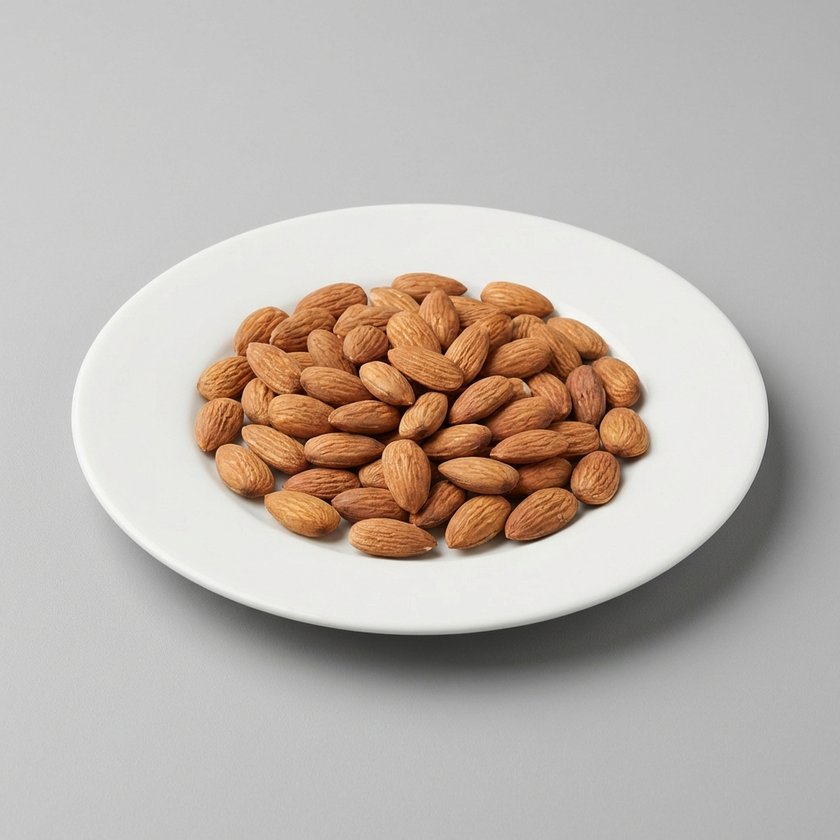
#> input picture rendered_images/almonds.png, 840 x 840 px, shrunk from 1024 x 1024 before the run
$ python extract_visual_features.py --stimuli-dir ../rendered_images
#> lines starting #> are read from the running program, lines starting #| are printed output that depends on the picture
#> in main, img is the input picture: shape (840, 840, 3); mean B, G, R 173.8, 180.6, 189.3
#!/usr/bin/env python3
"""
VISUAL METRICS EXTRACTION SCRIPT

DESCRIPTION
-----------
This script processes images and computes low-level (ll_) visual features
matching the original FoodTriplet-Analysis baseline mathematical computations.

Usage:
  python src/extract_visual_features.py --stimuli-dir rendered_images/
"""

import os
import argparse
import cv2
import numpy as np
import pandas as pd
from tqdm import tqdm
from pathlib import Path
from sklearn.decomposition import PCA

HAS_OPENPYXL = True
try:
    from openpyxl import load_workbook
    from openpyxl.styles import PatternFill, Font, Alignment
    from openpyxl.utils import get_column_letter
except Exception:
    HAS_OPENPYXL = False

EXPECTED_COLS = [
    "filename",
    "ll_mean_luminance", "ll_rms_contrast",
    "ll_lab_L_mean", "ll_lab_L_std", "ll_lab_a_mean", "ll_lab_a_std",
    "ll_lab_b_mean", "ll_lab_b_std", "ll_hsv_s_mean", "ll_edge_energy"
] + [f"ll_hog_pc{j+1:02d}" for j in range(10)]


def compute_legacy_ll_metrics(image_bgr):
    from skimage.color import rgb2gray, rgb2lab, rgb2hsv
    from skimage.filters import sobel
    from skimage.feature import hog

    # BGR to RGB
    rgb = cv2.cvtColor(image_bgr, cv2.COLOR_BGR2RGB)

    # Skimage float32 normalization
    rgb_float = rgb.astype(np.float32) / 255.0

    gray = rgb2gray(rgb_float).astype(np.float32)
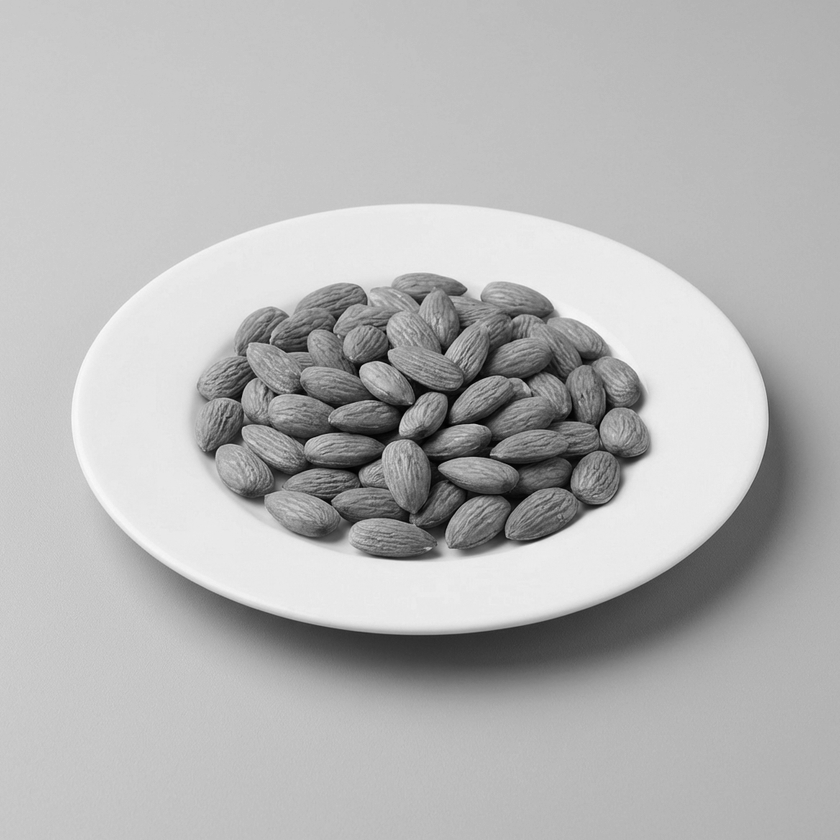
#> gray: shape (840, 840) float32; min 0.00781, max 0.978, mean 0.714
    mean_lum = float(np.mean(gray))
#> mean_lum = 0.714
    rms_contrast = float(np.std(gray))
#> rms_contrast = 0.176

    lab = rgb2lab(rgb_float).astype(np.float32)
#> lab: shape (840, 840, 3) float32; mean of channels 0, 1, 2 73.8, 2.7, 5.2
    L = lab[..., 0]
    a = lab[..., 1]
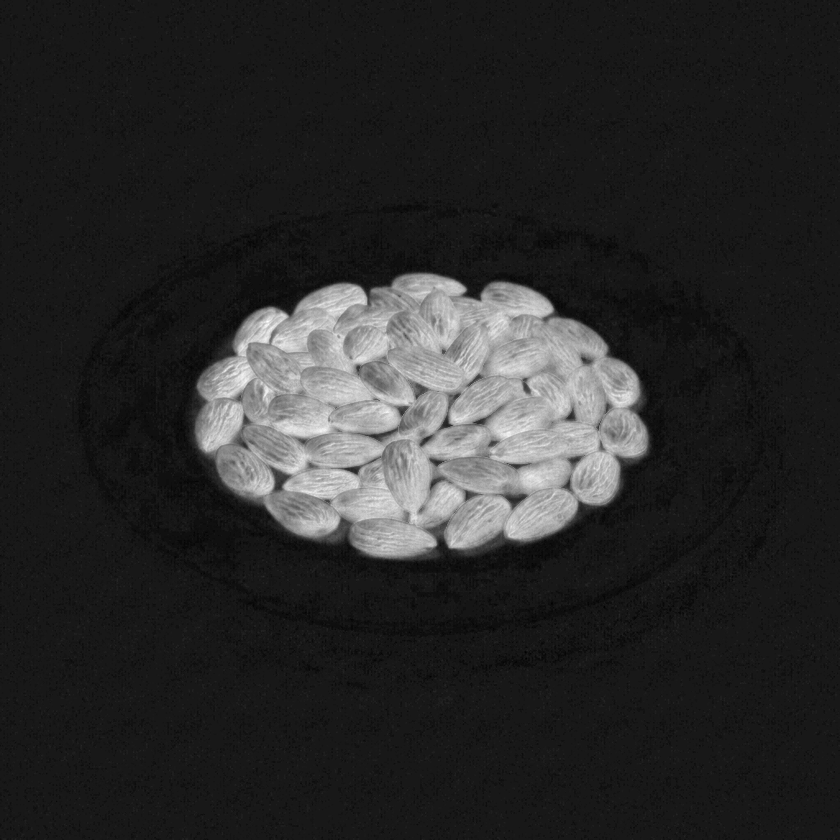
#> a: shape (840, 840) float32; min -3.64, max 34.61, mean 2.7; drawn with min black and max white
    b = lab[..., 2]
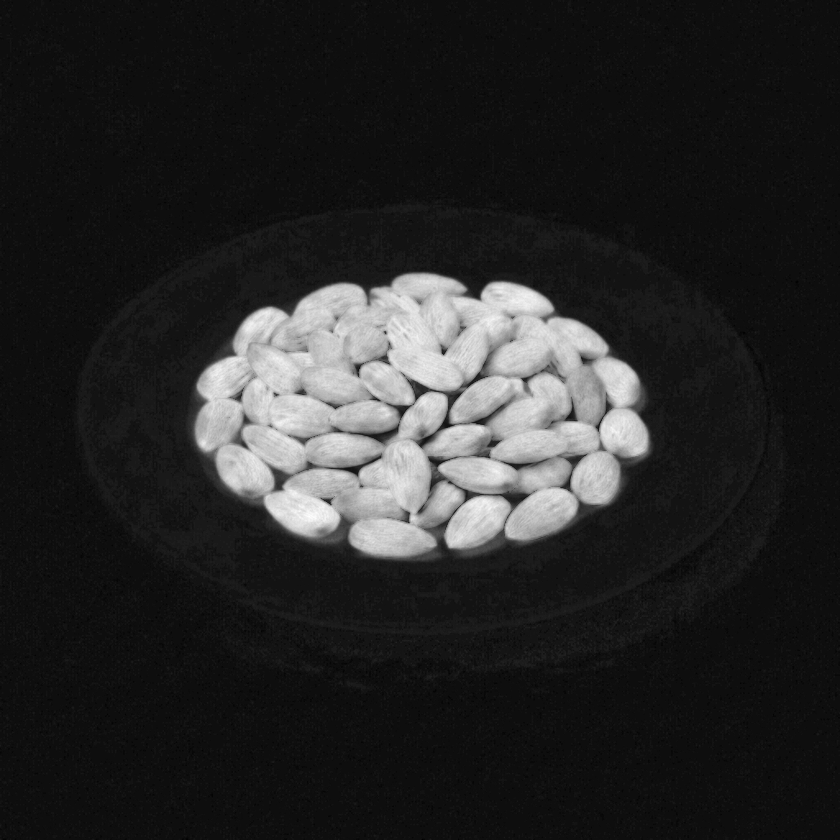
#> b: shape (840, 840) float32; min -2.9, max 48.6, mean 5.2; drawn with min black and max white

    hsv = rgb2hsv(rgb_float).astype(np.float32)
#> hsv: shape (840, 840, 3) float32; mean of channels 0, 1, 2 0.142, 0.0987, 0.742
    s = hsv[..., 1]
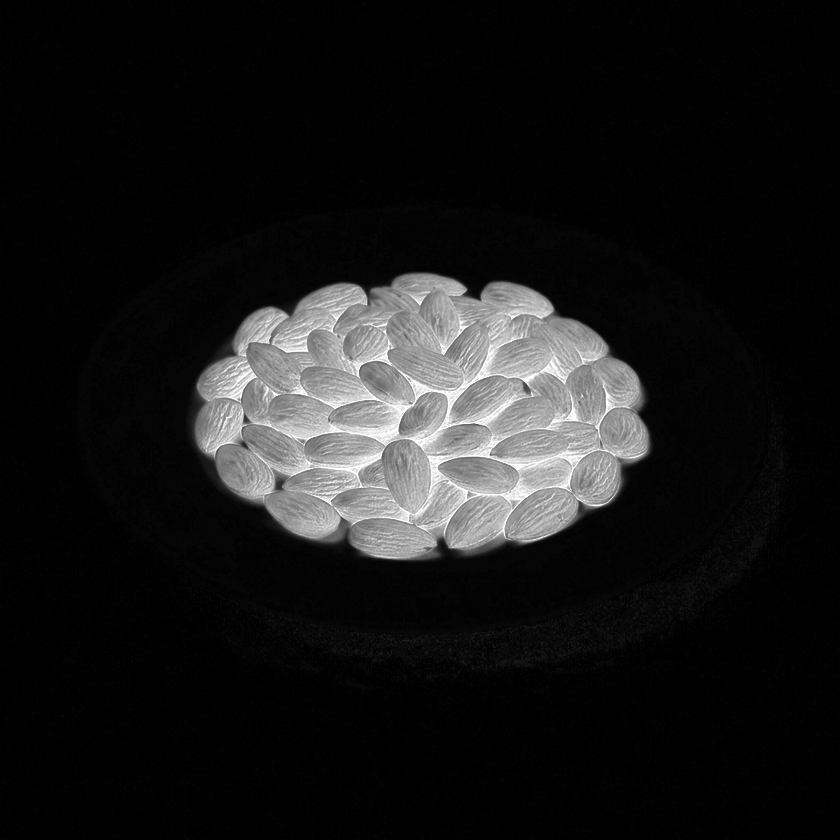
#> s: shape (840, 840) float32; min 0, max 1, mean 0.0986

    edge_energy = float(np.mean(np.abs(sobel(gray))))
#> edge_energy = 0.0161

    hog_feat = hog(
        gray,
        orientations=9,
        pixels_per_cell=(16, 16),
        cells_per_block=(2, 2),
        block_norm="L2-Hys",
        feature_vector=True,
    ).astype(np.float32)

    return {
        "ll_mean_luminance": mean_lum,
        "ll_rms_contrast": rms_contrast,
        "ll_lab_L_mean": float(np.mean(L)),
        "ll_lab_L_std": float(np.std(L)),
        "ll_lab_a_mean": float(np.mean(a)),
        "ll_lab_a_std": float(np.std(a)),
        "ll_lab_b_mean": float(np.mean(b)),
        "ll_lab_b_std": float(np.std(b)),
        "ll_hsv_s_mean": float(np.mean(s)),
        "ll_edge_energy": edge_energy,
        "hog_raw": hog_feat
    }


def style_excel_columns(xlsx_path):
    if not HAS_OPENPYXL: return
    wb = load_workbook(xlsx_path)
    ws = wb.active
    groups = {
        "filename": (["filename"], "D9D9D9"),
        "legacy_ll": (["ll_mean_luminance", "ll_rms_contrast", "ll_lab_L_mean", "ll_lab_L_std", "ll_lab_a_mean", "ll_lab_a_std", "ll_lab_b_mean", "ll_lab_b_std", "ll_hsv_s_mean", "ll_edge_energy"] + [f"ll_hog_pc{j+1:02d}" for j in range(10)], "E2EFDA"),
    }
    header_row = 1
    headers = {cell.value: idx+1 for idx, cell in enumerate(ws[header_row]) if cell.value is not None}
    ws.auto_filter.ref = ws.dimensions
    ws.freeze_panes = "A2"
    for cols, color in groups.values():
        fill = PatternFill(start_color=color, end_color=color, fill_type="solid")
        for colname in cols:
            if colname not in headers: continue
            col_letter = get_column_letter(headers[colname])
            cell = ws[f"{col_letter}{header_row}"]
            cell.fill, cell.font = fill, Font(bold=True)
            cell.alignment = Alignment(horizontal="center")
    for name, idx in headers.items():
        ws.column_dimensions[get_column_letter(idx)].width = max(12, len(str(name)) + 4)
    wb.save(xlsx_path)


def main():
    parser = argparse.ArgumentParser(description="Extract low-level visual features from images.")
    parser.add_argument("--stimuli-dir", type=str, required=True, help="Folder containing images.")
    parser.add_argument("--output-csv", type=str, default=None, help="Path to save CSV output. Defaults to <stimuli-dir>/visual_metrics.csv")
    parser.add_argument("--merge-canonical", action="store_true", help="Merge results into data/Foodpictures_information_dynamic.csv")
    parser.add_argument("--canonical-csv", type=str, default=None,
                        help="Override the path to Foodpictures_information_dynamic.csv used by "
                             "--merge-canonical. Use when outputs are directed to an external project.")
    parser.add_argument("--overwrite", action="store_true",
                        help="Replace ll_ values for ALL rows when merging. Default is incremental: "
                             "only rows with missing ll_ values (i.e. new stimuli) are filled, preserving "
                             "the canonical baseline values for existing items.")
    args = parser.parse_args()

    stimuli_dir = Path(args.stimuli_dir).resolve()
    if not args.output_csv:
        output_csv = stimuli_dir / "visual_metrics.csv"
    else:
        output_csv = Path(args.output_csv)

    print(f"[INFO] Processing images in: {stimuli_dir}")
    files = sorted([f for f in os.listdir(stimuli_dir) if f.lower().endswith((".png",".jpg",".jpeg"))])
    print(f"[INFO] Found {len(files)} images")

    results = []
    for fname in tqdm(files):
        path = stimuli_dir / fname
        img = cv2.imread(str(path))
        if img is None: continue
        row = {c: np.nan for c in EXPECTED_COLS}; row["filename"] = fname

        try:
            ll_feats = compute_legacy_ll_metrics(img)
#> ll_feats = 11 items
            for k, v in ll_feats.items():
                row[k] = v
#> this loop made 11 passes
#> (k, v) on passes 1 to 10: ('ll_mean_luminance', 0.714), ('ll_rms_contrast', 0.176), ('ll_lab_L_mean', 73.86), ('ll_lab_L_std', 16.83), ('ll_lab_a_mean', 2.72), ('ll_lab_a_std', 7.54), ('ll_lab_b_mean', 5.16), ('ll_lab_b_std', 11.89), ('ll_hsv_s_mean', 0.0986), ('ll_edge_energy', 0.0161)
#> k on pass 11: 'hog_raw'
#> after the loop, row = 22 items
        except Exception as e:
            print(f"Error computing legacy LL metrics on {fname}: {e}")

        results.append(row)
#> pass 2 of the loop in main, `for fname in tqdm(files):`:
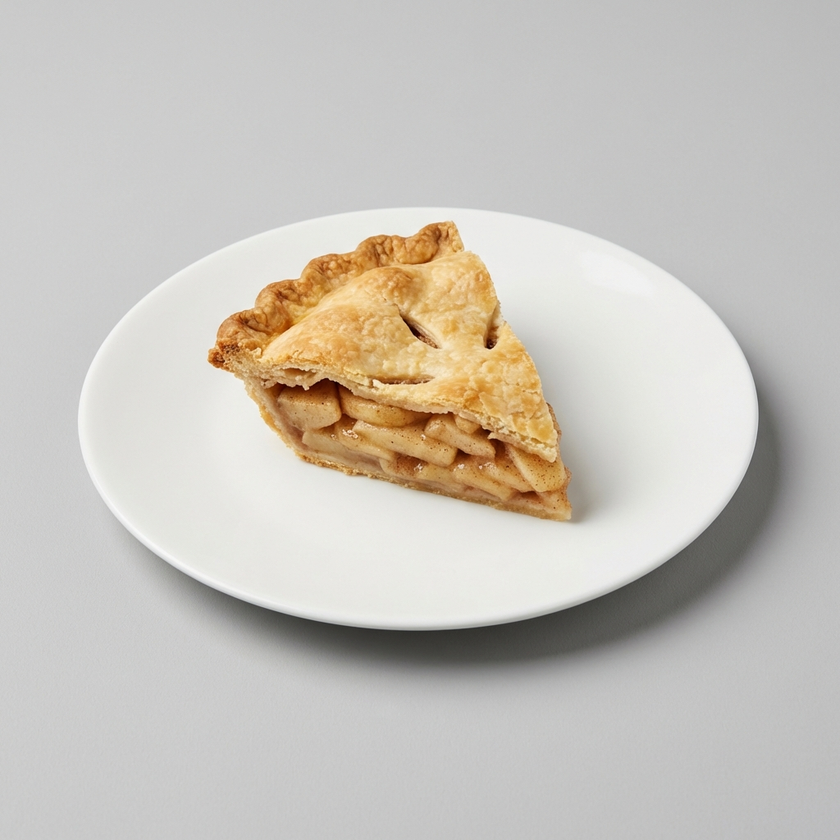
#> input picture rendered_images/apple-pie.png, 840 x 840 px, shrunk from 1024 x 1024 before the run
#> in main, img is the input picture: shape (840, 840, 3); mean B, G, R 188, 195.2, 199.8
#> in compute_legacy_ll_metrics (call 2), `gray = rgb2gray(rgb_float).astype(np.float32)`:
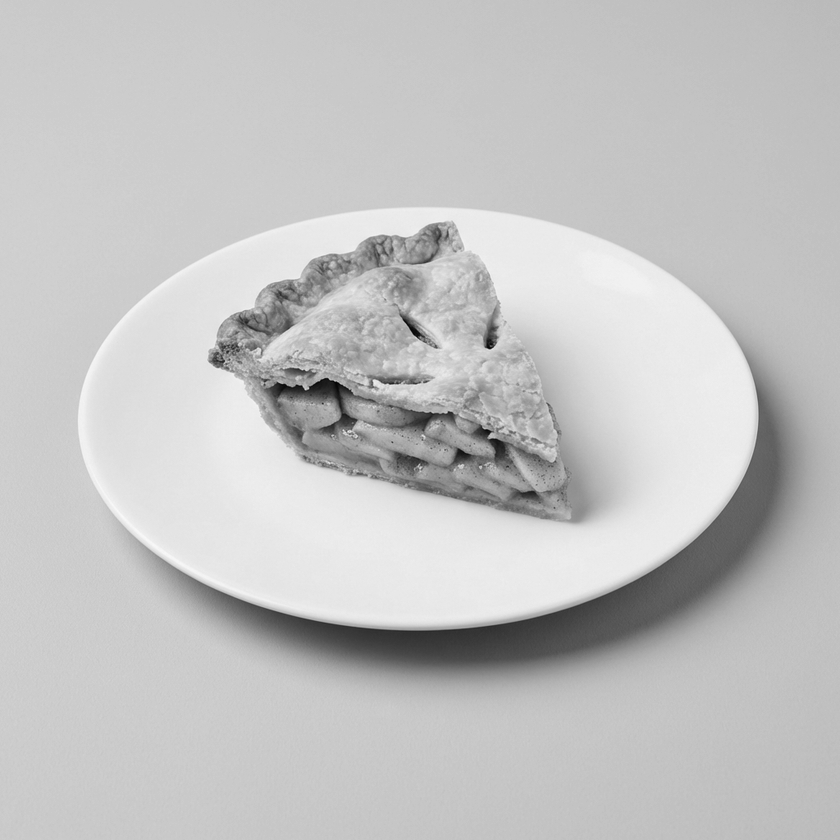
#> gray: shape (840, 840) float32; min 0.02, max 0.976, mean 0.767
#> mean_lum = 0.767
#> rms_contrast = 0.131
#> lab: shape (840, 840, 3) float32; mean of channels 0, 1, 2 78.9, 0.8, 4.4
#> hsv: shape (840, 840, 3) float32; mean of channels 0, 1, 2 0.16, 0.0641, 0.784
#> in compute_legacy_ll_metrics (call 2), `s = hsv[..., 1]`:
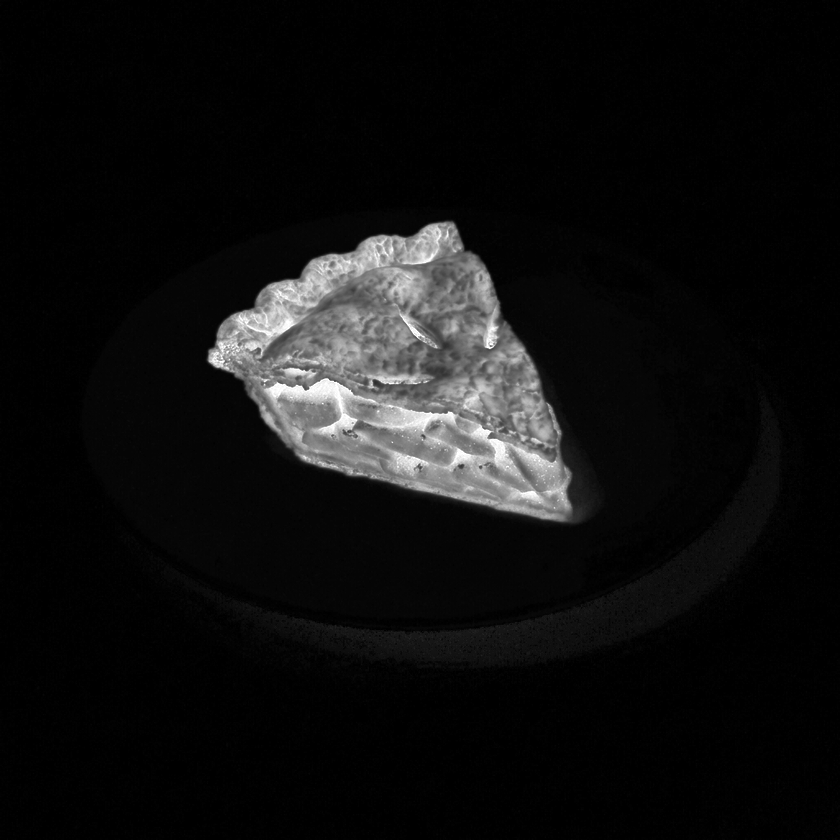
#> s: shape (840, 840) float32; min 0, max 1, mean 0.0641
#> edge_energy = 0.0105
#> the loop in main, `for k, v in ll_feats.items():` made 11 passes
#> (k, v) on passes 1 to 8: ('ll_mean_luminance', 0.767), ('ll_rms_contrast', 0.131), ('ll_lab_L_mean', 78.93), ('ll_lab_L_std', 12.47), ('ll_lab_a_mean', 0.847), ('ll_lab_a_std', 4.09), ('ll_lab_b_mean', 4.42), ('ll_lab_b_std', 11.58)

    # Perform PCA on HOG features across all images
    hog_raws = []
    valid_mask = []
    for r in results:
        if 'hog_raw' in r and isinstance(r['hog_raw'], np.ndarray):
            hog_raws.append(r['hog_raw'])
            valid_mask.append(True)
        else:
            hog_raws.append(np.zeros(1))
            valid_mask.append(False)
#> this loop made 2 passes
#> after the loop, hog_raws = 2 items; valid_mask = [True, True]

    if sum(valid_mask) > 5:
        X = np.array([h for m, h in zip(valid_mask, hog_raws) if m])
        from sklearn.preprocessing import StandardScaler
        scaler = StandardScaler()
        X_scaled = scaler.fit_transform(X)

        n_pcs = min(10, X_scaled.shape[0], X_scaled.shape[1])
        pca = PCA(n_components=n_pcs, random_state=0)
        X_pca = pca.fit_transform(X_scaled)

        pca_idx = 0
        for i, m in enumerate(valid_mask):
            for j in range(10):
                col_name = f"ll_hog_pc{j+1:02d}"
                if m and j < n_pcs:
                    results[i][col_name] = float(X_pca[pca_idx, j])
                else:
                    results[i][col_name] = np.nan
            if m:
                pca_idx += 1
    else:
        for i in range(len(results)):
            for j in range(10):
                results[i][f"ll_hog_pc{j+1:02d}"] = np.nan
#> after the loop, results = 2 items

    # Clean up raw HOG feature
    for r in results:
        if 'hog_raw' in r:
            del r['hog_raw']

    df_metrics = pd.DataFrame(results, columns=EXPECTED_COLS)
#> df_metrics = table of 2 rows and 21 columns
    df_metrics.to_csv(output_csv, index=False, encoding="utf-8-sig")
    print(f"[OK] Saved CSV: {output_csv}")

    if HAS_OPENPYXL:
        output_xlsx = output_csv.with_suffix(".xlsx")
        df_metrics.to_excel(output_xlsx, index=False, engine="openpyxl")
        style_excel_columns(output_xlsx)
        print(f"[OK] Saved styled Excel: {output_xlsx}")

    if args.merge_canonical:
        src_dir = Path(__file__).resolve().parent
        canonical_path = (
            Path(args.canonical_csv).expanduser().resolve()
            if args.canonical_csv
            else src_dir.parent / "data" / "Foodpictures_information_dynamic.csv"
        )
        if canonical_path.exists():
            print(f"[INFO] Merging results into: {canonical_path}")
            try:
                # utf-8-sig: the dynamic CSV is written with a BOM by run_qc.py;
                # reading without it breaks the 'filename' column lookup (the BOM
                # becomes part of the first header) and the merge silently fails.
                df_can = pd.read_csv(canonical_path, encoding="utf-8-sig")
                if "filename" not in df_can.columns:
                    print(f"[ERROR] 'filename' column missing in {canonical_path}. Merge failed.")
                else:
                    ll_cols = [c for c in EXPECTED_COLS if c != 'filename']
                    df_metrics_dedup = df_metrics.drop_duplicates(subset="filename", keep="first")

                    if args.overwrite:
                        # Replace ll_ values for all rows.
                        df_can.drop(columns=[c for c in ll_cols if c in df_can.columns], inplace=True)
                        df_merged = df_can.merge(df_metrics_dedup, on="filename", how="left")
                        print(f"[INFO] --overwrite: replaced ll_ values for all rows.")
                    else:
                        # Incremental (default): only fill rows whose ll_ values are
                        # missing (new stimuli). Existing values — e.g. the canonical
                        # 350-item baseline — are preserved. NOTE: HOG PCs are
                        # PCA-based and depend on the image set they were fit on,
                        # so values from different runs are not in the same basis.
                        df_merged = df_can.copy()
                        for c in ll_cols:
                            if c not in df_merged.columns:
                                df_merged[c] = pd.NA
                        lookup = df_metrics_dedup.set_index("filename")
                        mask = df_merged[ll_cols[0]].isna()
                        n_fill = 0
                        for idx in df_merged.index[mask]:
                            fn = str(df_merged.at[idx, "filename"])
                            if fn in lookup.index:
                                for c in ll_cols:
                                    df_merged.at[idx, c] = lookup.at[fn, c]
                                n_fill += 1
                        print(f"[INFO] Incremental merge: filled ll_ values for {n_fill} new row(s); "
                              f"{int((~mask).sum())} existing row(s) preserved. Use --overwrite to recompute all.")

                    # Save back
                    df_merged.to_csv(canonical_path, index=False, encoding="utf-8-sig")
                    print("[OK] Merged results into canonical CSV.")
            except Exception as e:
                print(f"[ERROR] Could not merge into canonical: {e}")
        else:
            print(f"[WARN] Canonical CSV not found at {canonical_path}. Merge skipped.")

if __name__ == "__main__":
    main()
